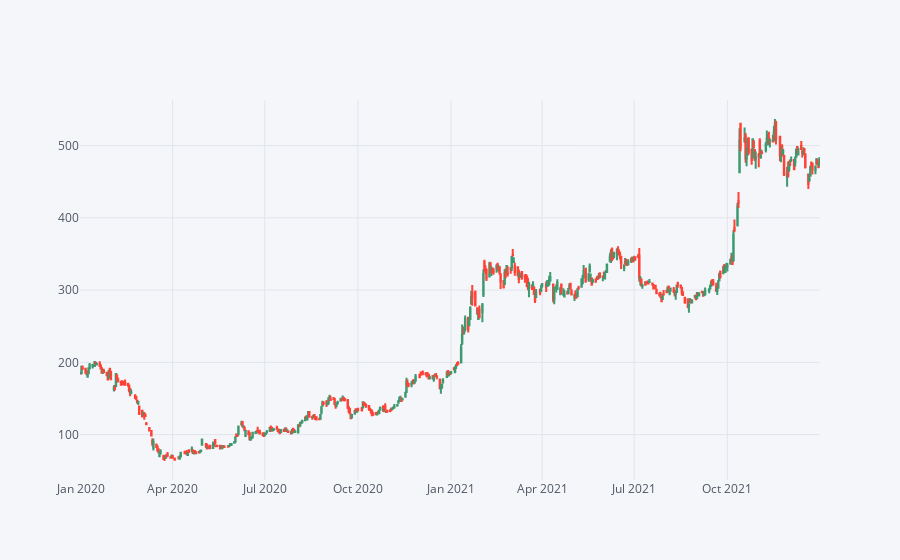

Notebook source saved alongside this figure:
### Markdown cell above
Lowest Return By TATA Motors

- Tata Motors share price crashed 22.41% to a 52-week low of 141.90, due to a Rs 27,838 crore non-cash charge to cover impairment at JLR, and a cut in future profit margin outlook.

Highest Return By TATA Motors

- Tata Motors' stock rose 50.82% in five days to close at Rs 506.75 on 13 Oct 2021 due to a 1 billion Dollar investment from TPG Rise   Climate to raise the valuation of the company's passenger electric vehicle business to up to 9.1 billion Dollar.

### Code cell
# Chart Variation Between the Highest Returns and Lowest Returns
Chart = df[["Open","High","Low","Close"]].loc['2019-01-01':'2022-01-01']
Chart.iplot(kind='candle')

### Figure 1 — Plotly figure (JSON) as saved in the notebook; plotly's stock layout.template omitted (floating-point values rounded to 4 significant figures; data arrays with more than 128 entries replaced by an {"elided": "..."} marker saying what was removed)
{"data": [{"close": {"elided": "499 float values"}, "high": {"elided": "499 float values"}, "low": {"elided": "499 float values"}, "open": {"elided": "499 float values"}, "showlegend": false, "type": "candlestick", "x": {"elided": "499 str values"}, "yaxis": "y2"}], "layout": {"legend": {"bgcolor": "#F5F6F9", "font": {"color": "#4D5663"}}, "paper_bgcolor": "#F5F6F9", "plot_bgcolor": "#F5F6F9", "title": {"font": {"color": "#4D5663"}}, "xaxis": {"gridcolor": "#E1E5ED", "rangeslider": {"visible": false}, "showgrid": true, "tickfont": {"color": "#4D5663"}, "title": {"font": {"color": "#4D5663"}, "text": ""}, "zerolinecolor": "#E1E5ED"}, "yaxis": {"gridcolor": "#E1E5ED", "showgrid": true, "showticklabels": false, "tickfont": {"color": "#4D5663"}, "title": {"font": {"color": "#4D5663"}, "text": ""}, "zerolinecolor": "#E1E5ED"}, "yaxis2": {"gridcolor": "#E1E5ED", "showgrid": true, "tickfont": {"color": "#4D5663"}, "title": {"font": {"color": "#4D5663"}, "text": ""}, "zerolinecolor": "#E1E5ED"}}}
